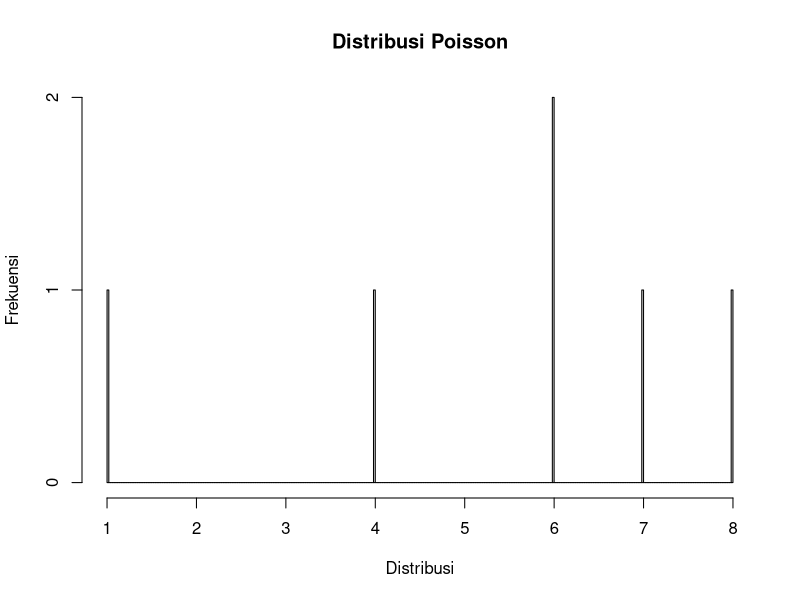

R code for this plot:
distPoisson <- function(lambda,x){
  print((exp(lambda*(-1)) * (lambda**x)) / (factorial(5)))
}

lambda <- 4.5
x <- 6
#3a
#a <- distPoisson(lambda,x)
print(ppois(x,lambda))

#3b
hist(rpois(x,lambda = 4.5),
     main = "Distribusi Poisson",
     ylab ="Frekuensi",
     xlab = "Distribusi",
     breaks = 365
    )

#3c, hasil dari poin a lebih besar, karena
rataan <- lambda
Varian <- lambda
print(rataan)
print(Varian)